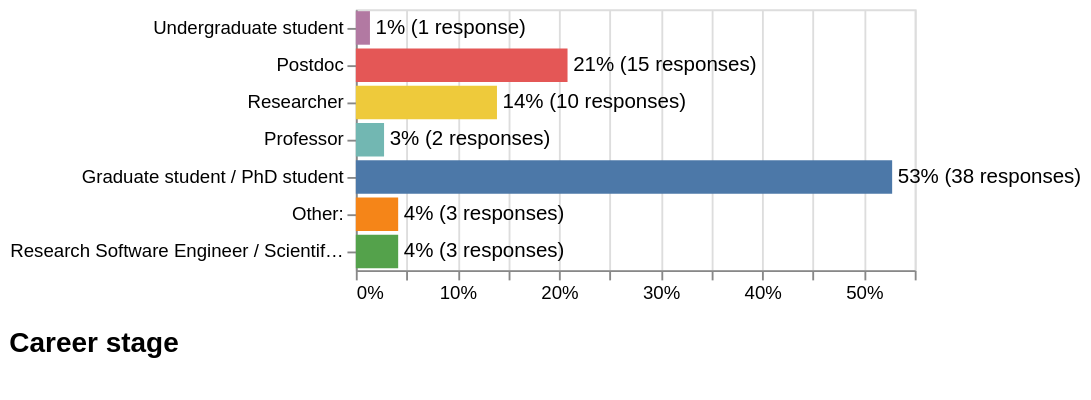

This figure's notebook cell:
### Code cell
question = "Career stage"
order = [
    "Undergraduate student",
    "Graduate student/ PhD student",
    "Postdoc",
    "Researcher",
    "Professor",
    "Research software engineer/ Scientific programmer",
    "Industry",
    "Other",
]

plot(data, question, order, "career-stage.png")

### Figure 1 — Vega-Lite specification as saved in the notebook (floating-point values rounded to 4 significant figures)
{"config": {"view": {"continuousWidth": 300, "continuousHeight": 300}, "title": {"anchor": "start", "fontSize": 15, "offset": 15, "orient": "bottom", "subtitleColor": "gray", "subtitleFontSize": 15}}, "layer": [{"mark": {"type": "bar"}, "encoding": {"color": {"field": "options", "legend": null, "type": "nominal"}, "x": {"axis": {"format": ".0%", "title": null}, "field": "percentage", "type": "quantitative"}, "y": {"axis": {"labels": true, "title": null}, "field": "options", "sort": ["Undergraduate student", "Graduate student/ PhD student", "Postdoc", "Researcher", "Professor", "Research software engineer/ Scientific programmer", "Industry", "Other"], "type": "nominal"}}, "title": {"text": ["Career stage"], "subtitle": []}}, {"mark": {"type": "text", "align": "left", "baseline": "middle", "dx": 3}, "encoding": {"text": {"field": "formatted", "type": "nominal"}, "x": {"field": "percentage", "type": "quantitative"}, "y": {"field": "options", "sort": ["Undergraduate student", "Graduate student/ PhD student", "Postdoc", "Researcher", "Professor", "Research software engineer/ Scientific programmer", "Industry", "Other"], "type": "nominal"}}}], "data": {"name": "data-99bf93d3a71e09593e7ebb2e561abedf"}, "$schema": "https://vega.github.io/schema/vega-lite/v5.20.1.json", "datasets": {"data-99bf93d3a71e09593e7ebb2e561abedf": [{"options": "Graduate student / PhD student", "counts": 38, "percentage": 0.5278, "formatted": "53% (38 responses)"}, {"options": "Researcher", "counts": 10, "percentage": 0.1389, "formatted": "14% (10 responses)"}, {"options": "Postdoc", "counts": 15, "percentage": 0.2083, "formatted": "21% (15 responses)"}, {"options": "Professor", "counts": 2, "percentage": 0.02778, "formatted": "3% (2 responses)"}, {"options": "Other:", "counts": 3, "percentage": 0.04167, "formatted": "4% (3 responses)"}, {"options": "Research Software Engineer / Scientific programmer", "counts": 3, "percentage": 0.04167, "formatted": "4% (3 responses)"}, {"options": "Undergraduate student", "counts": 1, "percentage": 0.01389, "formatted": "1% (1 response)"}]}}
